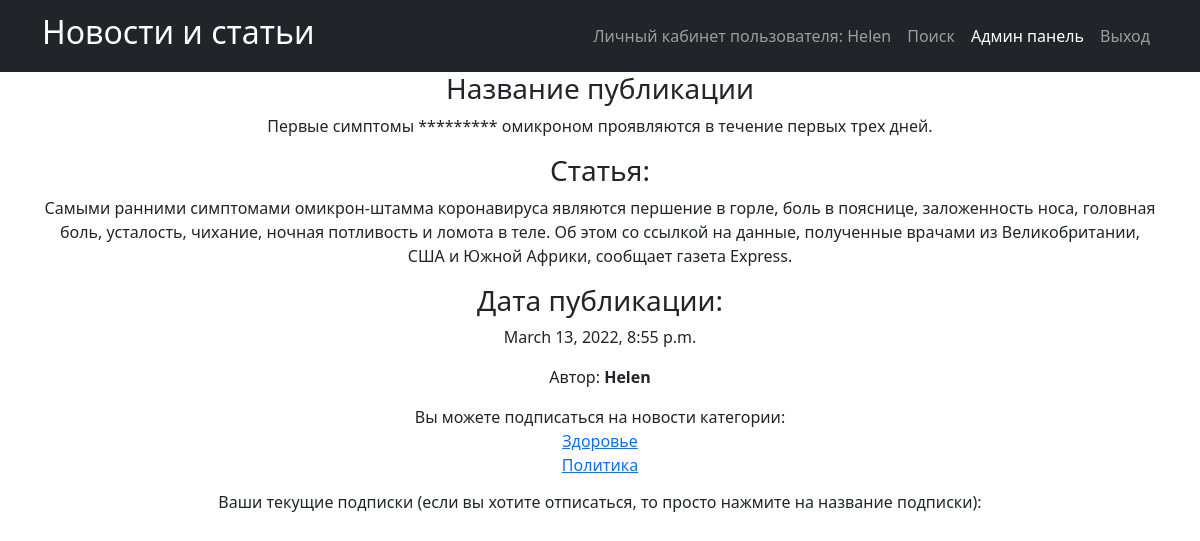
The page /news/33 (signed in) on the database as committed earlier.
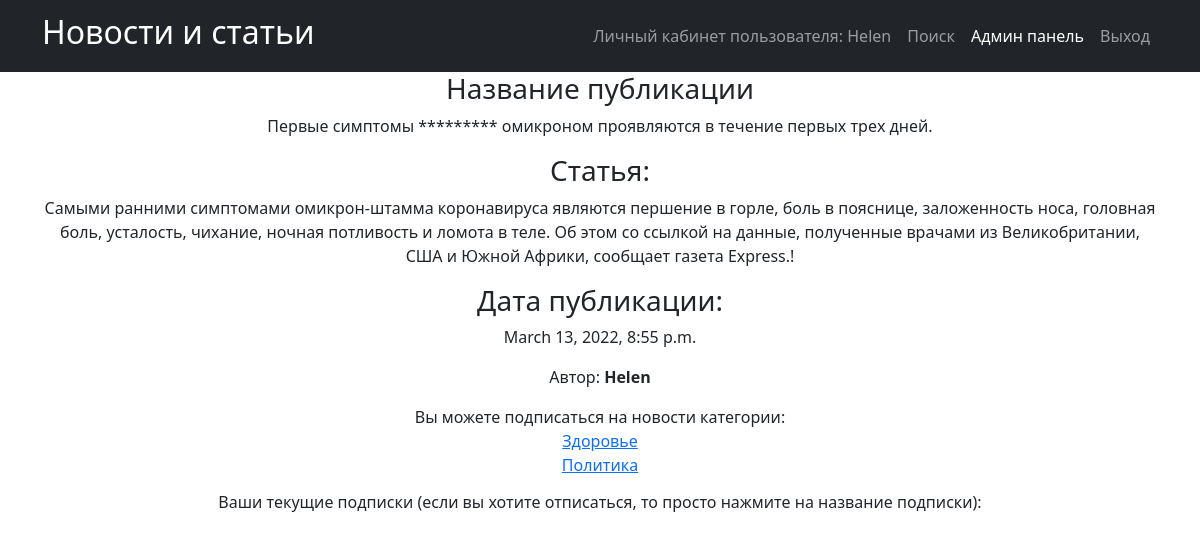
The same page on the database as committed later.
### news_portal/models.py (models this page shows, shortened)
class Post(models.Model):
    PostAuthor = models.ForeignKey(Author, on_delete=models.CASCADE)
    NEWS = 'NW'
    ARTICLE = 'AR'
    CATEGORIES = [
        ('NW', 'Новость'),
        ('AR', 'Статья')
    ]
    categoryType = models.CharField(max_length=2, choices=CATEGORIES)
    pubData = models.DateTimeField('дата добавления', auto_now_add=True)
    postCategory = models.ManyToManyField(Category, through='postCategory')
    postTitle = models.CharField('название публикации', max_length=255)
    postText = models.TextField('текст публикации')
    postRating = models.SmallIntegerField('рейтинг публикации', default=0)

class Author(models.Model):
    authorUser = models.OneToOneField(User, on_delete=models.CASCADE)
    authorRating = models.IntegerField(default=0, verbose_name='authorRating')
    def __str__(self):
        return f'{self.authorUser.username}'

### news_portal/views.py (the view)
# urls.py: path('<int:pk>', PostDetailView.as_view(), name='post_detail'),
class PostDetailView(DetailView):
    template_name = 'post_detail.html'
    queryset = Post.objects.all()
    def get_context_data(self, **kwargs):
        context = super().get_context_data(**kwargs)
        id = self.kwargs.get('pk')
        context['user_category'] = Category.objects.filter(post__pk=id, subscribers=self.request.user)
        return context

### news_portal/templatetags/censor.py (called while the page is built)
@register.filter(name='censor')
def censor(value):
    text = value.split()
    for word in text:
        if word.lower() in CENSOR:
            value = value.replace(word, '*' * len(word))
    return value

### templates/post_detail.html (shortened to what this page needs)
{% extends 'flatpages/default.html' %}
{% load censor %}
{% block content %}
 <h3>Название публикации</h3>
    <p>{{  post.postTitle|censor }}</p>
<h3>Статья:</h3>
<p>{{ post.postText|censor }}</p>
<h3>Дата публикации:</h3>
<p>{{ post.pubData }}</p>
    <p>Автор: <b>{{ post.PostAuthor }}</b></p>
{% if request.user.is_authenticated %}
        <p>
            Вы можете подписаться на новости категории:
            {% for category in post.postCategory.all %}
                {% if not category in user_category %}
                    <a href="{% url 'subscribe' category.pk %}"><br>{{ category.categoryname }}</a>
                {% else %}
                    <br>{{ category.categoryname }}
                {% endif %}
            {% endfor %}
          <h6>Ваши текущие подписки (если вы хотите отписаться, то просто нажмите на название подписки):</h6>
</p>
{% endif %}
{% endblock content %}

Rows that differ between the two databases and show on the page:
changed Post "Первые симптомы ********* омикроном проявляются в течение первых трех дней.": postText|censor "…Южной Африки, сообщает газета Express." → "…Южной Африки, сообщает газета Express.!"
